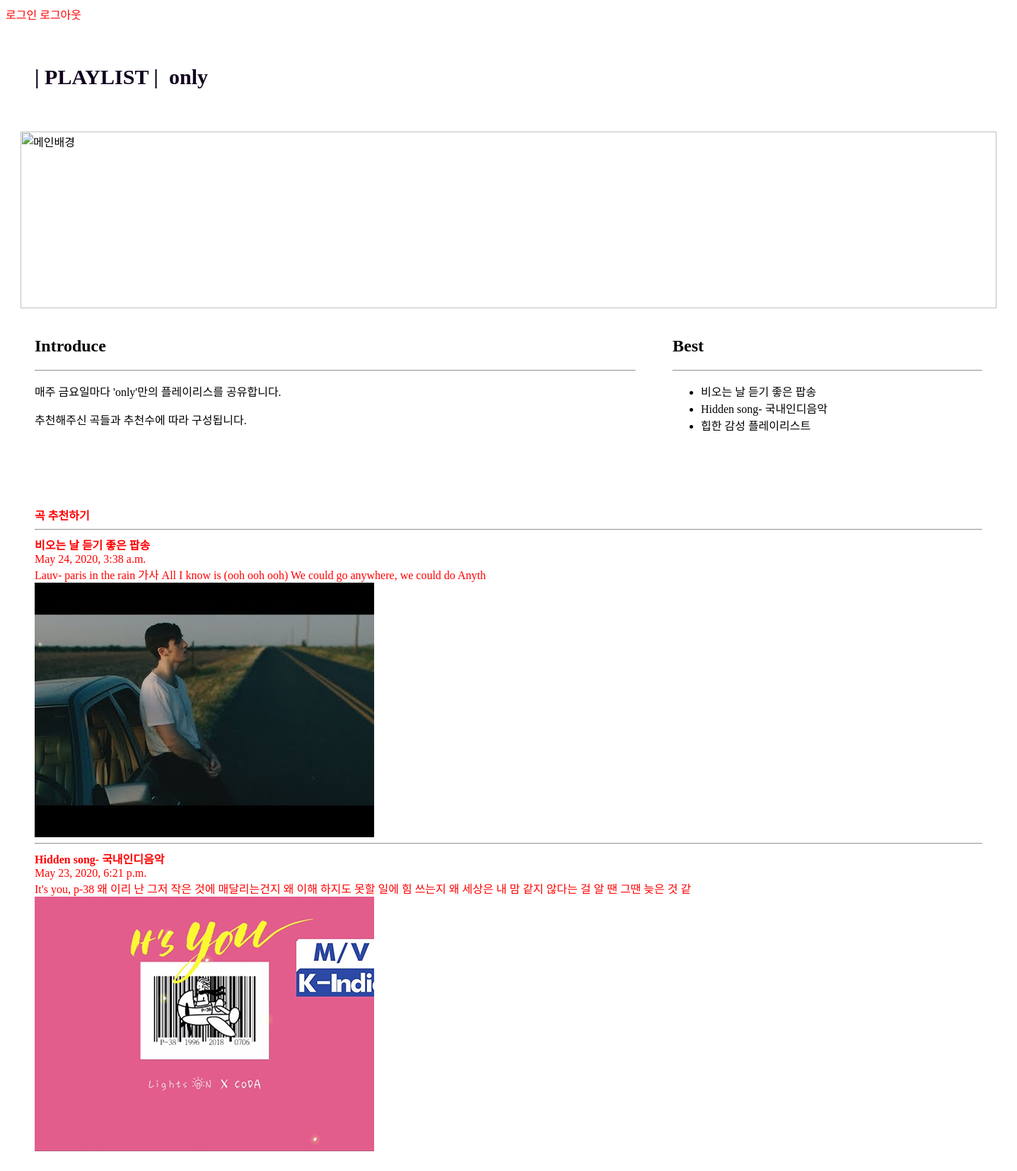
The page / on the database its author committed.
### blog/models.py (models this page shows, shortened)
class Blog(models.Model):
    title = models.CharField(max_length=100)
    pub_date = models.DateTimeField()
    body = models.TextField()
    image = models.ImageField(upload_to="blog/", blank=True, null=True) #media/blog/파일이름
    like = models.ManyToManyField(settings.AUTH_USER_MODEL, related_name='likers')
    def summary(self):
        return self.body[:100]

### blog/views.py (the view)
# urls.py: path('',blog.views.list, name = "list"),
def list(request):
    blogs = Blog.objects.all()
    return render(request, 'list.html',{'blogs':blogs})

### blog/templates/list.html (shortened to what this page needs)
{% load static %}
<body>
    <div>
        <a href="{% url 'login'%}">로그인</a>
        <a href="{% url 'logout'%}">로그아웃</a>
    </div>
    <div id="container">
        <div id="header">
            <h1 class="title">| PLAYLIST |&nbsp&nbsponly</h1>
        </div>
        <div id="image">
            <img src={% static 'gradient1.png' %} alt="메인배경" width="1380" height="250px">
        </div>
        <div id="content">
            <h2>Introduce</h2>
            <hr>
            <p>매주 금요일마다 'only'만의 플레이리스를 공유합니다.</p>
            <p>추천해주신 곡들과 추천수에 따라 구성됩니다. </p>
        </div>
        <div id="sidebar">
            <h2>Best</h2>
            <hr>
            <ul>
                <li>비오는 날 듣기 좋은 팝송</li>
                <li>Hidden song- 국내인디음악</li>
                <li>힙한 감성 플레이리스트</li>
            </ul>
        </div>
        <div id="footer">
            <a href="{%url 'new' %}"><b>곡 추천하기</b></a>
            {% for blog in blogs%}
            <hr>
            <a href="{%url 'detail' blog.id%}">
            <b>{{blog.title}}</b>
            <br>
            {{blog.pub_date}}
            <br>
            {{blog.summary}}
            <br>
            <img src="{{blog.image.url}}">
            {% endfor %}
        </div>
    </div>
</body>

### blog/templates/list.html (style rules this page uses)
a:link { color: red; text-decoration: none; }
#container { width: 1380px; margin: 0px auto; padding: 20px; }
#header { padding: 20px; margin-bottom: 20px; font-family: Cambria, Cochin, Georgia, Times, 'Times New Roman', serif; font-size: 15px; }
.title { color: rgb(16, 1, 29); }
#image { width: 1380px; height: 250px; }
#content { width: 850px; height: 200px; padding: 20px; margin-bottom: 20px; float: left; }
#sidebar { width: 438px; padding: 20px; margin-bottom: 20px; float: right; }
#footer { clear: both; padding: 20px; }

### rows shown on the page
Blog: title "비오는 날 듣기 좋은 팝송", pub_date "May 24, 2020, 3:38 a.m.", summary "Lauv- paris in the rain 가사 All I know is (ooh ooh ooh) We could go anywhere, we could do Anyth", image (picture)
Blog: title "Hidden song- 국내인디음악", pub_date "May 23, 2020, 6:21 p.m.", summary "It's you, p-38 왜 이리 난 그저 작은 것에 매달리는건지 왜 이해 하지도 못할 일에 힘 쓰는지 왜 세상은 내 맘 같지 않다는 걸 알 땐 그땐 늦은 것 같", image (placeholder picture)
